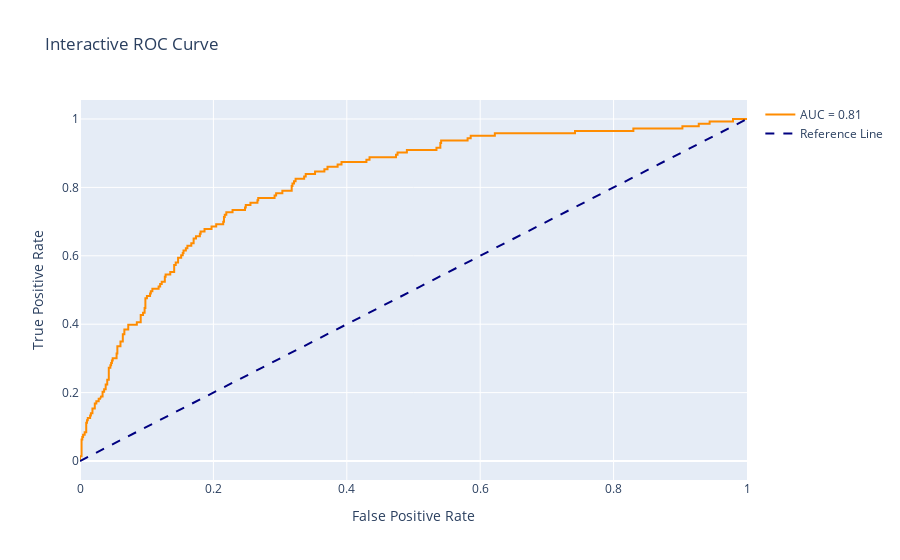

Source (notebook cell):
### Code cell
trace = go.Scatter(x=fpr, y=tpr, mode='lines', name='AUC = %0.2f' % auc,
                   line=dict(color='darkorange', width=2))
reference_line = go.Scatter(x=[0,1], y=[0,1], mode='lines', name='Reference Line',
                            line=dict(color='navy', width=2, dash='dash'))
fig = go.Figure(data=[trace, reference_line])
fig.update_layout(title='Interactive ROC Curve',
                  xaxis_title='False Positive Rate',
                  yaxis_title='True Positive Rate')
fig.show()

### Figure 1 — Plotly figure (JSON) as saved in the notebook; plotly's stock layout.template omitted (floating-point values rounded to 4 significant figures; data arrays with more than 128 entries replaced by an {"elided": "..."} marker saying what was removed)
{"data": [{"line": {"color": "darkorange", "width": 2}, "mode": "lines", "name": "AUC = 0.81", "type": "scatter", "x": {"elided": "206 float values"}, "y": {"elided": "206 float values"}}, {"line": {"color": "navy", "dash": "dash", "width": 2}, "mode": "lines", "name": "Reference Line", "type": "scatter", "x": [0, 1], "y": [0, 1]}], "layout": {"title": {"text": "Interactive ROC Curve"}, "xaxis": {"title": {"text": "False Positive Rate"}}, "yaxis": {"title": {"text": "True Positive Rate"}}}}
